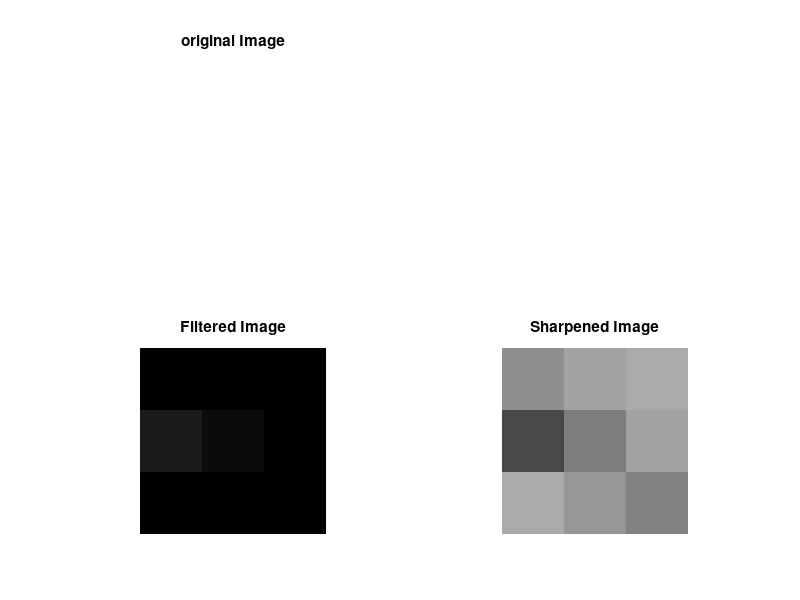

Source code (MATLAB):
 %Input Image
clear all;
#A=imread('coins.png');
#size(A)
#figure,
#subplot(2,2,1);imshow(A); title('original Image');
%Preallocate the matrices with zeros
A=[140 160 170; 105 140 160; 170 150 130]
figure,
subplot(2,2,1);imshow(A); title('original Image');
I1=A;
I=zeros(size(A));
I2=zeros(size(A));
%Filter Masks
F1=[0 1 0;1 -4 1; 0 1 0]
F2=[1 1 1;1 -8 1; 1 1 1];
%Padarray with zeros
A=padarray(A,[1,1]);
A=double(A);
size(A)
%Implementation of the equation in Fig.D
for i=1:size(A,1)-2
    for j=1:size(A,2)-2
       A(i:i+2,j:j+2)
        I(i,j)=sum(sum(F1.*A(i:i+2,j:j+2)))
       
    end
end

I=uint8(I);


subplot(2,2,3);imshow(I);title('Filtered Image');
%Sharpenend Image
%Refer Equation in Fig.F
B=I1-I;
subplot(2,2,4); imshow(B);title('Sharpened Image');